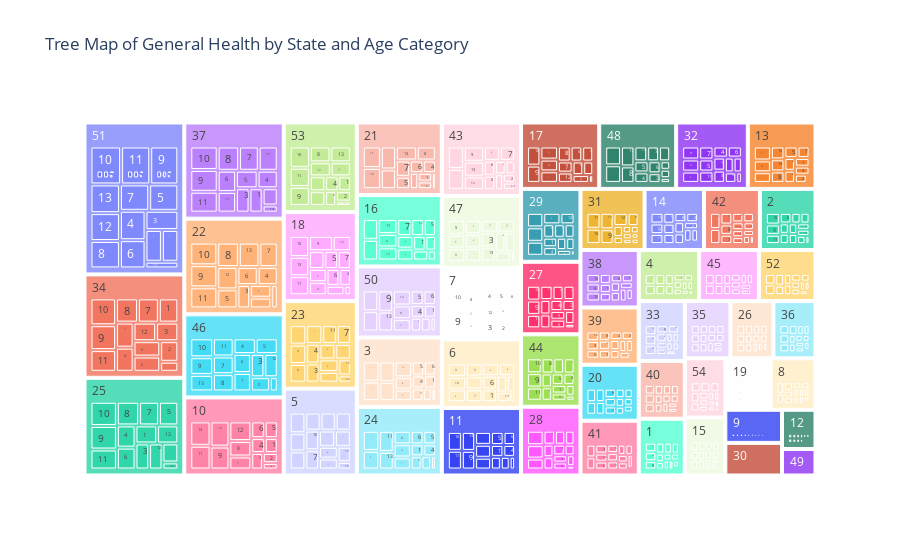

Write notebook code for a chart like this one.
### Code cell
grouped = DATA1.groupby(['State', 'AgeCategory', 'GeneralHealth']).size().reset_index(name='Count')
fig = px.treemap(
    grouped,
    path=['State', 'AgeCategory', 'GeneralHealth'],
    values='Count',
    title='Tree Map of General Health by State and Age Category'
)
fig.show()

### Figure 1 — Plotly figure (JSON) as saved in the notebook; plotly's stock layout.template omitted (floating-point values rounded to 4 significant figures; data arrays with more than 128 entries replaced by an {"elided": "..."} marker saying what was removed)
{"data": [{"branchvalues": "total", "domain": {"x": [0, 1], "y": [0, 1]}, "hovertemplate": "labels=%{label}<br>Count=%{value}<br>parent=%{parent}<br>id=%{id}<extra></extra>", "ids": {"elided": "5086 str values"}, "labels": {"elided": "5086 str values"}, "name": "", "parents": {"elided": "5086 str values"}, "type": "treemap", "values": {"elided": "5086 float values"}}], "layout": {"legend": {"tracegroupgap": 0}, "title": {"text": "Tree Map of General Health by State and Age Category"}}}
